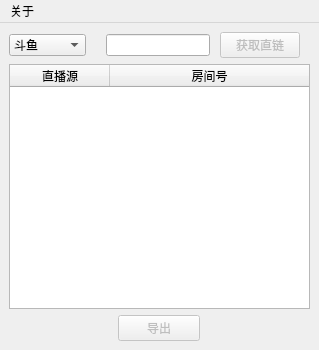
<?xml version="1.0" encoding="UTF-8"?>
<ui version="4.0">
 <class>MainWindow</class>
 <widget class="QMainWindow" name="MainWindow">
  <property name="geometry">
   <rect>
    <x>0</x>
    <y>0</y>
    <width>319</width>
    <height>350</height>
   </rect>
  </property>
  <property name="sizePolicy">
   <sizepolicy hsizetype="Fixed" vsizetype="Fixed">
    <horstretch>0</horstretch>
    <verstretch>0</verstretch>
   </sizepolicy>
  </property>
  <property name="windowTitle">
   <string>直播源提取</string>
  </property>
  <widget class="QWidget" name="centralwidget">
   <layout class="QVBoxLayout" name="verticalLayout_2" stretch="0,0">
    <item>
     <layout class="QHBoxLayout" name="horizontalLayout" stretch="2,5">
      <property name="spacing">
       <number>20</number>
      </property>
      <property name="rightMargin">
       <number>10</number>
      </property>
      <item>
       <widget class="QComboBox" name="comboBox">
        <property name="sizePolicy">
         <sizepolicy hsizetype="Preferred" vsizetype="Fixed">
          <horstretch>0</horstretch>
          <verstretch>0</verstretch>
         </sizepolicy>
        </property>
        <item>
         <property name="text">
          <string>斗鱼</string>
         </property>
        </item>
        <item>
         <property name="text">
          <string>虎牙</string>
         </property>
        </item>
       </widget>
      </item>
      <item>
       <layout class="QHBoxLayout" name="horizontalLayout_4" stretch="6,1">
        <property name="spacing">
         <number>10</number>
        </property>
        <item>
         <widget class="QLineEdit" name="roomID">
          <property name="sizePolicy">
           <sizepolicy hsizetype="Preferred" vsizetype="Fixed">
            <horstretch>0</horstretch>
            <verstretch>0</verstretch>
           </sizepolicy>
          </property>
          <property name="inputMethodHints">
           <set>Qt::ImhNone</set>
          </property>
         </widget>
        </item>
        <item>
         <widget class="QPushButton" name="getUrlButton">
          <property name="enabled">
           <bool>false</bool>
          </property>
          <property name="sizePolicy">
           <sizepolicy hsizetype="Preferred" vsizetype="Fixed">
            <horstretch>0</horstretch>
            <verstretch>0</verstretch>
           </sizepolicy>
          </property>
          <property name="cursor">
           <cursorShape>PointingHandCursor</cursorShape>
          </property>
          <property name="text">
           <string>获取直链</string>
          </property>
         </widget>
        </item>
       </layout>
      </item>
     </layout>
    </item>
    <item>
     <layout class="QGridLayout" name="gridLayout" columnstretch="7">
      <item row="1" column="0" alignment="Qt::AlignHCenter|Qt::AlignVCenter">
       <widget class="QPushButton" name="exportButton">
        <property name="enabled">
         <bool>false</bool>
        </property>
        <property name="sizePolicy">
         <sizepolicy hsizetype="Fixed" vsizetype="Fixed">
          <horstretch>0</horstretch>
          <verstretch>0</verstretch>
         </sizepolicy>
        </property>
        <property name="minimumSize">
         <size>
          <width>82</width>
          <height>0</height>
         </size>
        </property>
        <property name="maximumSize">
         <size>
          <width>82</width>
          <height>16777215</height>
         </size>
        </property>
        <property name="layoutDirection">
         <enum>Qt::LeftToRight</enum>
        </property>
        <property name="text">
         <string>导出</string>
        </property>
       </widget>
      </item>
      <item row="0" column="0">
       <widget class="QTableWidget" name="selectedList">
        <property name="horizontalScrollBarPolicy">
         <enum>Qt::ScrollBarAsNeeded</enum>
        </property>
        <property name="sizeAdjustPolicy">
         <enum>QAbstractScrollArea::AdjustIgnored</enum>
        </property>
        <attribute name="horizontalHeaderStretchLastSection">
         <bool>true</bool>
        </attribute>
        <column>
         <property name="text">
          <string>直播源</string>
         </property>
        </column>
        <column>
         <property name="text">
          <string>房间号</string>
         </property>
        </column>
       </widget>
      </item>
     </layout>
    </item>
   </layout>
  </widget>
  <widget class="QMenuBar" name="menubar">
   <property name="geometry">
    <rect>
     <x>0</x>
     <y>0</y>
     <width>319</width>
     <height>23</height>
    </rect>
   </property>
   <widget class="QMenu" name="menu">
    <property name="title">
     <string>关于</string>
    </property>
   </widget>
   <addaction name="menu"/>
  </widget>
 </widget>
 <resources/>
 <connections/>
</ui>
